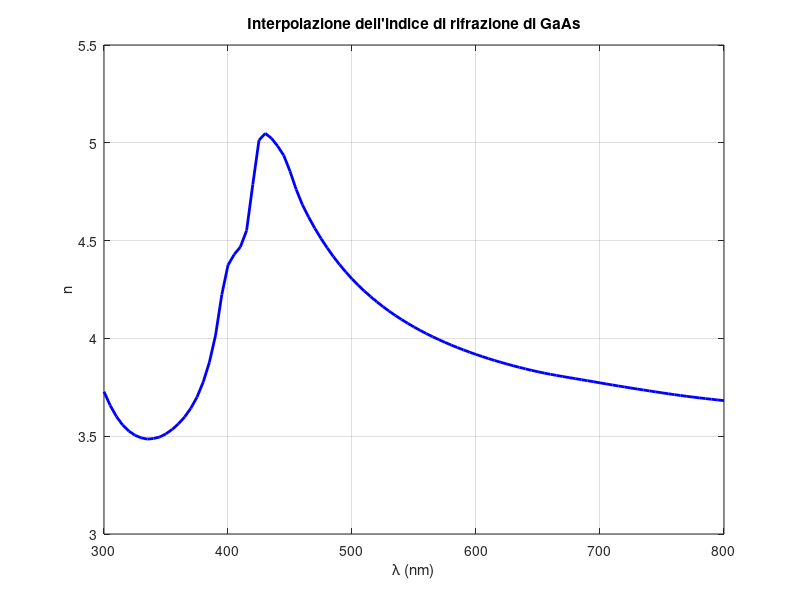

This figure's MATLAB source:
% Dati originali (lambda in µm, n)
lambda_data = [0.2952, 0.3024, 0.3100, 0.3179, 0.3263, 0.3351, 0.3444, 0.3542, ...
               0.3647, 0.3757, 0.3875, 0.3999, 0.4133, 0.4275, 0.4428, 0.4592, ...
               0.4769, 0.4959, 0.5166, 0.5391, 0.5636, 0.5904, 0.6199, 0.6525, ...
               0.6888, 0.7293, 0.7749, 0.8266];  % µm

n_data = [3.810, 3.692, 3.601, 3.538, 3.501, 3.485, 3.495, 3.531, ...
          3.596, 3.709, 3.938, 4.373, 4.509, 5.052, 4.959, 4.694, ...
          4.492, 4.333, 4.205, 4.100, 4.013, 3.940, 3.878, 3.826, ...
          3.785, 3.742, 3.700, 3.666];

% Convertiamo lambda da µm a nm
lambda_data_nm = lambda_data * 1000;

% Nuovo vettore di interpolazione
lambda_interp = 300:5:800;

% Interpolazione (pchip = spline a pendenza continua)
n_interp = interp1(lambda_data_nm, n_data, lambda_interp, 'pchip', 'extrap');

% Plot
plot(lambda_interp, n_interp, 'b', 'LineWidth', 2);
xlabel('\lambda (nm)');
ylabel('n');
title('Interpolazione dell''indice di rifrazione di GaAs');
grid on;
